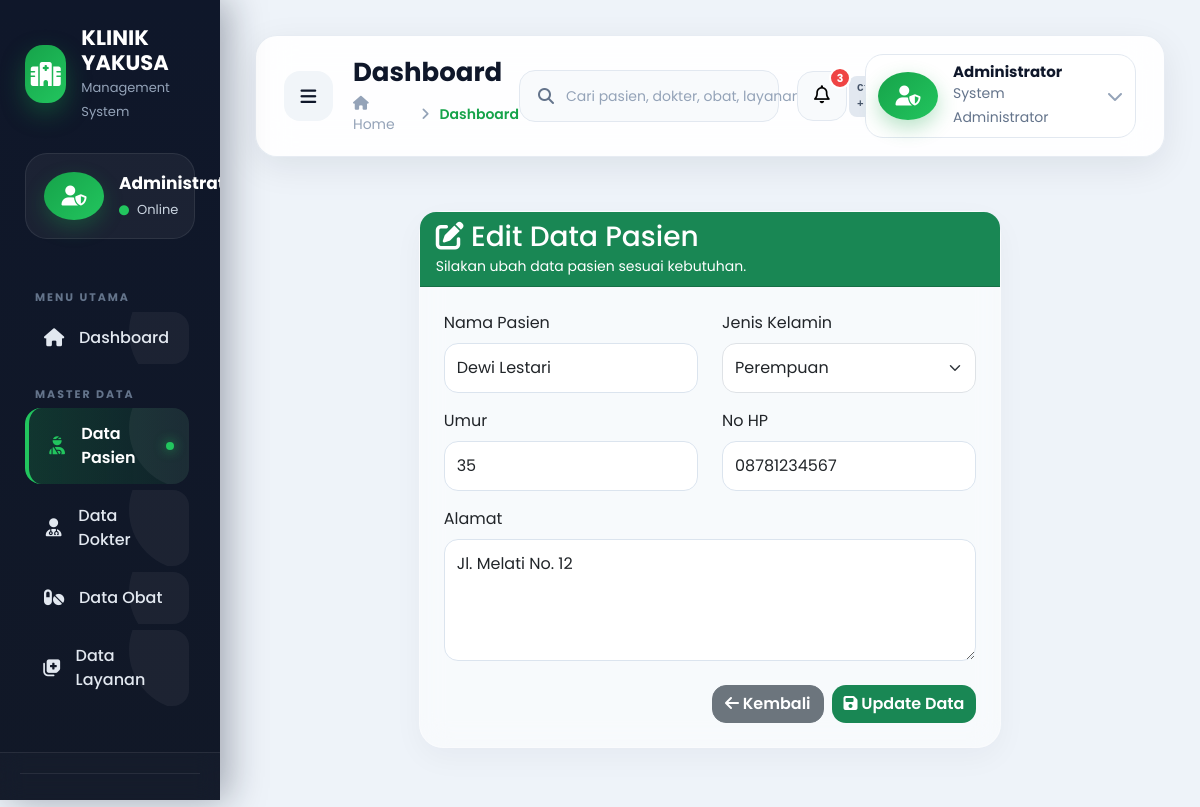
Screenshot of /pasien/edit.php?id=2 with the database file from the repository.
### tables this page shows
CREATE TABLE IF NOT EXISTS pasien (
    id_pasien INT AUTO_INCREMENT PRIMARY KEY,
    nama_pasien VARCHAR(100) NOT NULL,
    jenis_kelamin VARCHAR(20) NOT NULL,
    umur INT NOT NULL,
    alamat TEXT NOT NULL,
    no_hp VARCHAR(20) NOT NULL
);

### pasien/edit.php (the view, shortened to what this page needs)
<?php
include "../config/koneksi.php";
$id = intval($_GET['id']);
$query = mysqli_query($koneksi, "SELECT * FROM pasien WHERE id_pasien='$id'");
$data = mysqli_fetch_assoc($query);
include "../layout/header.php";
?>
<div class="wrapper">
    <?php include "../layout/sidebar.php"; ?>
    <div class="main">
        <?php include "../layout/navbar.php"; ?>
        <div class="container-fluid py-4">
            <div class="row justify-content-center">
                <div class="col-lg-8">
                    <div class="card card-glass shadow border-0 rounded-4">
                        <div class="card-header bg-success text-white rounded-top-4">
                            <h3 class="mb-0">
                                <i class="fas fa-edit"></i>
                                Edit Data Pasien
                            </h3>
                            <small>Silakan ubah data pasien sesuai kebutuhan.</small>
                        </div>
                        <div class="card-body p-4">
                            <form action="update.php" method="POST">
                                <div class="row">
                                    <div class="col-md-6 mb-3">
                                        <label class="form-label">Nama Pasien</label>
                                        <input type="text"
                                            name="nama_pasien"
                                            class="form-control"
                                            value="<?= htmlspecialchars($data['nama_pasien']); ?>"
                                            required>
                                    </div>
                                    <div class="col-md-6 mb-3">
                                        <label class="form-label">Jenis Kelamin</label>
                                        <select name="jenis_kelamin" class="form-select" required>
                                            <option value="Perempuan" <?= ($data['jenis_kelamin']=="Perempuan")?"selected":""; ?>>
                                                Perempuan
                                            </option>
                                        </select>
                                    </div>
                                </div>
                                <div class="row">
                                    <div class="col-md-6 mb-3">
                                        <label class="form-label">Umur</label>
                                        <input type="number"
                                            name="umur"
                                            class="form-control"
                                            value="<?= $data['umur']; ?>"
                                            required>
                                    </div>
                                    <div class="col-md-6 mb-3">
                                        <label class="form-label">No HP</label>
                                        <input type="text"
                                            name="no_hp"
                                            class="form-control"
                                            value="<?= htmlspecialchars($data['no_hp']); ?>"
                                            required>
                                    </div>
                                </div>
                                <div class="mb-4">
                                    <label class="form-label">Alamat</label>
                                    <textarea name="alamat"
                                        rows="4"
                                        class="form-control"
                                        required><?= htmlspecialchars($data['alamat']); ?></textarea>
                                </div>
                                <div class="d-grid gap-2 d-md-flex justify-content-end">
                                    <a href="index.php" class="btn btn-secondary">
                                        <i class="fas fa-arrow-left"></i>
                                        Kembali
                                    </a>
                                    <button type="submit" class="btn btn-success">
                                        <i class="fas fa-save"></i>
                                        Update Data
                                    </button>
                                </div>
                            </form>
                        </div>
                    </div>
                </div>
            </div>
        </div>
    </div>
</div>
<?php include "../layout/footer.php"; ?>

### assets/css/style.css (style rules this page uses)
* { margin:0; padding:0; box-sizing:border-box; font-family:'Poppins',sans-serif; }
html { scroll-behavior:smooth; }
body { background:#eef3f9; color:#2d3436; overflow-x:hidden; }
a { text-decoration:none; transition:.3s; }
.wrapper { display:flex; width:100%; min-height:100vh; }
.main { flex:1; margin-left:280px; padding:35px; transition:.4s; }
.card { border:none; border-radius:22px; background:white; box-shadow: 0 10px 35px rgba(0,0,0,.05); transition:.35s; }
.btn { border-radius:14px; font-weight:600; transition:.3s; }
.btn-success { border:none; }
.form-control { border-radius:14px; padding:12px; border:1px solid #dbe4ee; }
.form-select { border-radius:14px; padding:12px; }
.card-glass { background: rgba(255, 255, 255, 0.55) !important; backdrop-filter: blur(15px) !important; -webkit-backdrop-filter: blur(15px) !important; border: 1px solid rgba(255, 255, 255, 0.3) !important; border-radius: 24px !important; box-shadow: 0 10px 30px 0 rgba(15, 23, 42, 0.04) !important; }

### assets/css/sidebar.css (style rules this page uses)
:root { --sidebar-bg:#0f172a; --sidebar-bg2:#111827; --primary:#16a34a; --primary-hover:#22c55e; --text:#f8fafc; --muted:#94a3b8; --border:rgba(255,255,255,.08); --hover:rgba(22,163,74,.15); --active:#16a34a; }
.main { margin-left:250px; transition:.35s ease; }

### assets/css/dashboard.css (style rules this page uses)
:root { --primary:#16a34a; --primary-dark:#15803d; --secondary:#0f172a; --success:#22c55e; --danger:#ef4444; --warning:#f59e0b; --info:#0ea5e9; --purple:#7c3aed; --gray:#64748b; --light:#f8fafc; --white:#ffffff; --shadow: 0 15px 35px rgba(0,0,0,.08); }
.container-fluid { animation:fadeDashboard .6s ease; }

### assets/css/responsive.css (style rules this page uses)
@media (max-width:1400px) { .main { margin-left:220px; } }

### rows the page displays
pasien: nama_pasien "Dewi Lestari", jenis_kelamin "Perempuan", umur "35", no_hp "08781234567", alamat "Jl. Melati No. 12"
